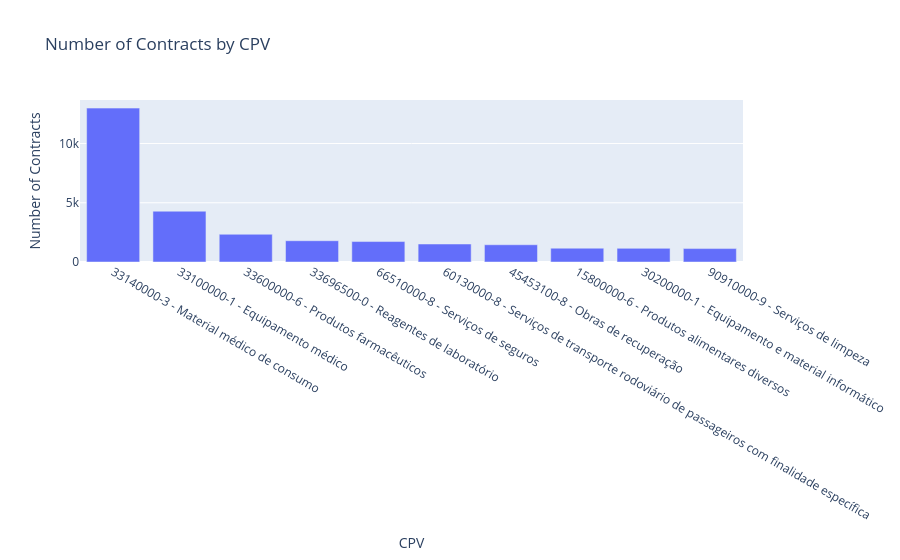

This figure's notebook cell:
### Code cell
subset_counts = subset['CPV'].value_counts().reset_index()
subset_counts.columns = ['CPV', 'count']

# Get top 10
top_10 = subset_counts.head(10)

fig = px.bar(
    top_10,
    x='CPV',
    y='count',
    title='Number of Contracts by CPV',
    labels={'CPV': 'CPV', 'count': 'Number of Contracts'}
)

fig.show()

### Figure 1 — Plotly figure (JSON) as saved in the notebook; plotly's stock layout.template omitted (floating-point values rounded to 4 significant figures)
{"data": [{"hovertemplate": "CPV=%{x}<br>Number of Contracts=%{y}<extra></extra>", "legendgroup": "", "marker": {"color": "#636efa", "pattern": {"shape": ""}}, "name": "", "orientation": "v", "showlegend": false, "textposition": "auto", "type": "bar", "x": ["33140000-3 - Material médico de consumo", "33100000-1 - Equipamento médico", "33600000-6 - Produtos farmacêuticos", "33696500-0 - Reagentes de laboratório", "66510000-8 - Serviços de seguros", "60130000-8 - Serviços de transporte rodoviário de passageiros com finalidade específica", "45453100-8 - Obras de recuperação", "15800000-6 - Produtos alimentares diversos", "30200000-1 - Equipamento e material informático", "90910000-9 - Serviços de limpeza"], "xaxis": "x", "y": [12990, 4287, 2340, 1795, 1725, 1519, 1455, 1166, 1152, 1132], "yaxis": "y"}], "layout": {"barmode": "relative", "legend": {"tracegroupgap": 0}, "title": {"text": "Number of Contracts by CPV"}, "xaxis": {"anchor": "y", "domain": [0, 1], "title": {"text": "CPV"}}, "yaxis": {"anchor": "x", "domain": [0, 1], "title": {"text": "Number of Contracts"}}}}
